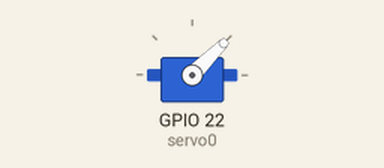
The program below on a simulated Raspberry Pi (BCM pin numbers). Shown: servo. Servo angles are drawn from the pulse width (0.5 ms = 0°, 2.5 ms = 180°); what the program prints to the terminal is not drawn. At 1.0 s the program stops and its outputs stay as they are.

Above: at 0.1 s.
At 0.6 s:
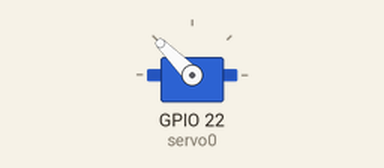
Timing chart, 0 to 2.1 s (numbered marks = the images above):
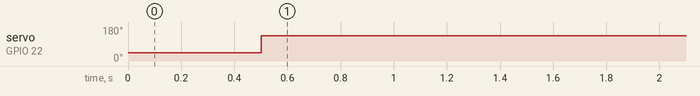

The program:

servo_testing.py
```python
from gpiozero import LED, LightSensor, Button, DistanceSensor, PWMOutputDevice, AngularServo
import Adafruit_DHT
import RPi.GPIO as GPIO
from time import sleep
import random

SERVO_SLEEP_SEC = 0.5

# Is the valve open?
serArray = ["valve closed", "valve open", "valve blocked"]

servo0 = AngularServo(22, initial_angle=0, min_angle=0, max_angle=90)

# Servo data collection
# Returns valveSate, servoAngle, servoCounter
def servoFunc():

	# Resets servo
	servo0.angle = 0

	sleep(SERVO_SLEEP_SEC)

	# servo 90
	servo0.angle = 90

	sleep(SERVO_SLEEP_SEC)

	if servo0.angle == 0:
		# Valve closed
		v = 0
		a = 0
	elif servo0.angle == 90:
		# Valve opened
		v = 1
		a = 90

	return v, a

# How to use servoFunc()
waterValveOpened, servoAngle = servoFunc()
print(f"Valve state: {waterValveOpened}, servo angle: {servoAngle}")
```

Measured:
- by itself, servo on GPIO 22 (servo0): 45° → 135° at 0.50 s
